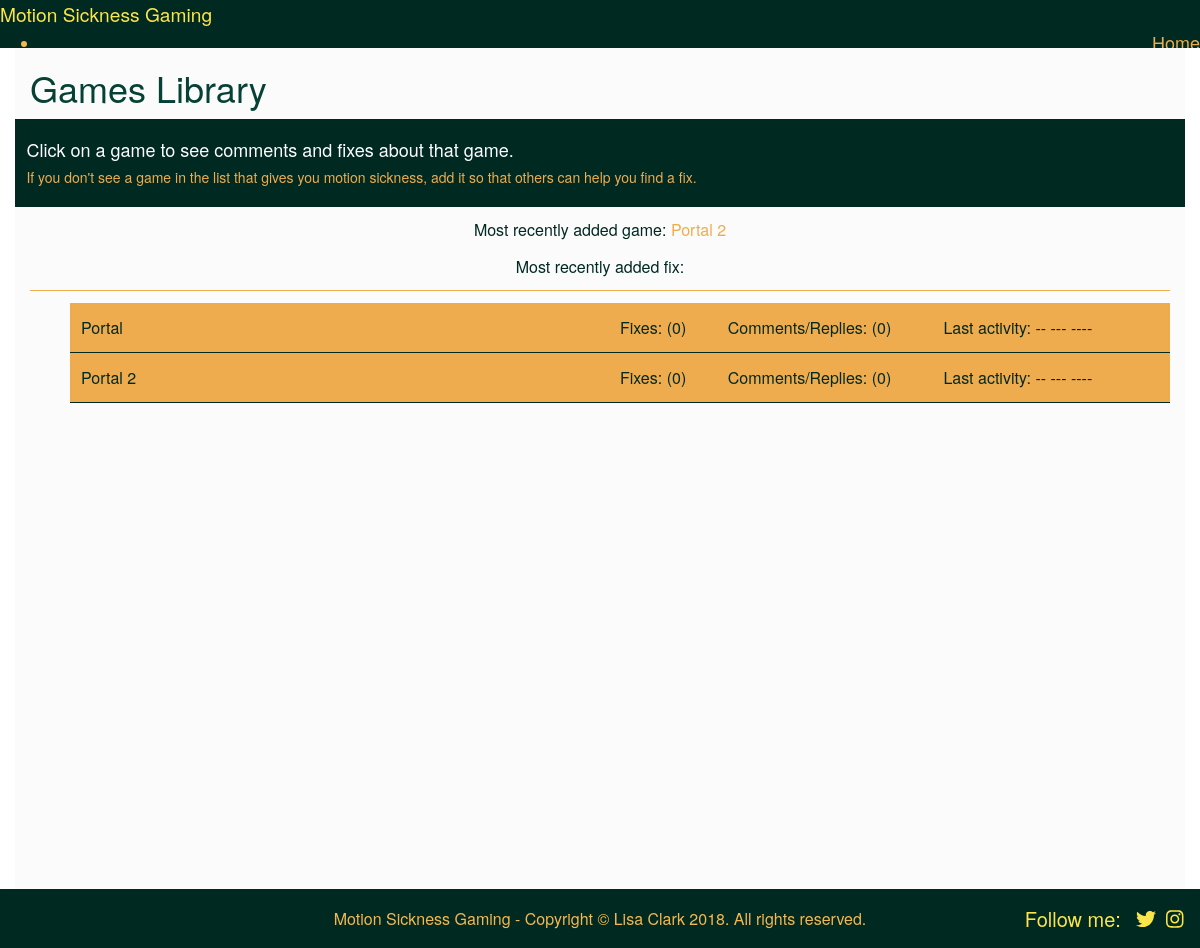
Page /view/php/games.php on the earlier database version.
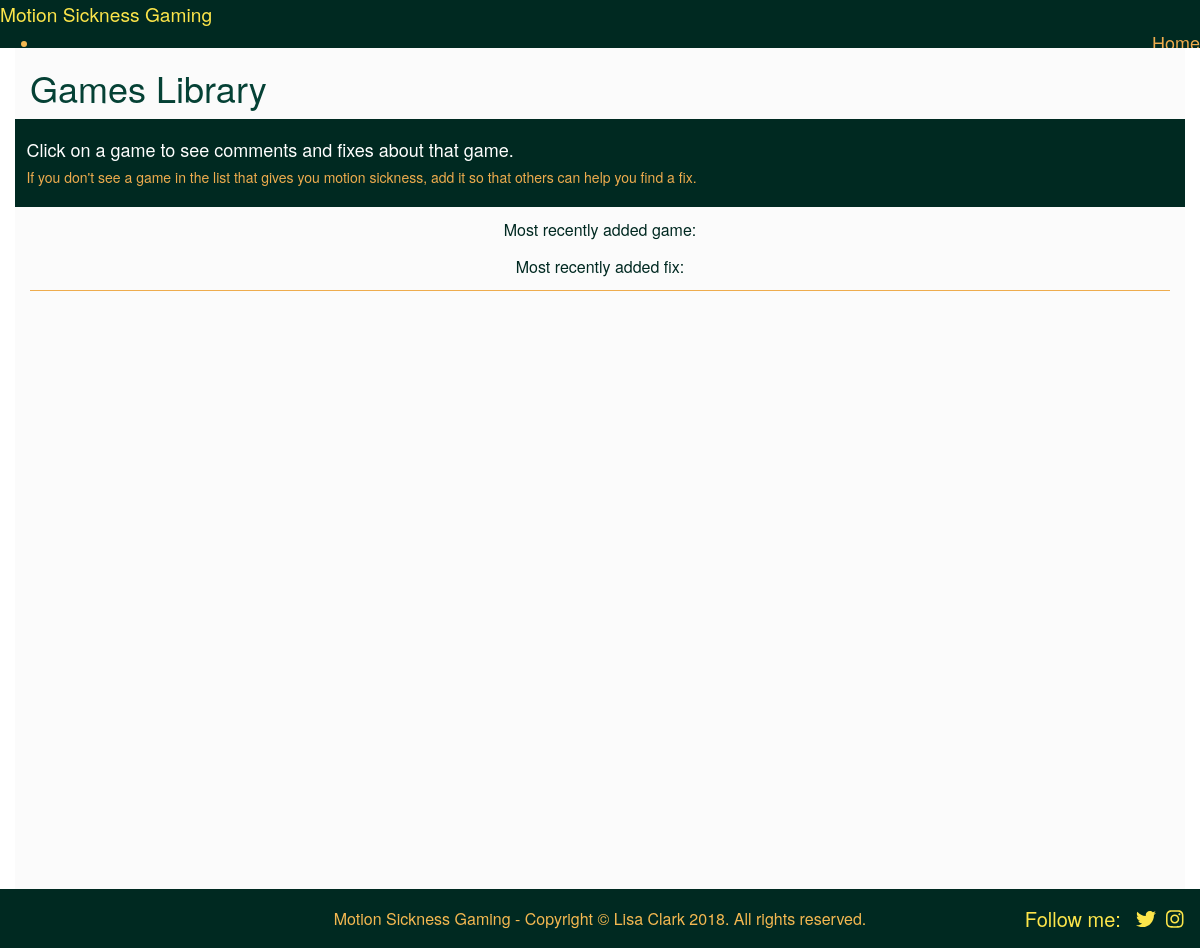
Same page on the later database version.
### tables this page shows
CREATE TABLE `game` (
  `gameID` int(10) UNSIGNED NOT NULL,
  `gameName` varchar(100) NOT NULL,
  `gameThUp` int(10) UNSIGNED NOT NULL,
  `gameThDown` int(10) UNSIGNED NOT NULL,
  `gameDate` datetime NOT NULL DEFAULT CURRENT_TIMESTAMP
);

### model/dbfunctions.php (called while the page is built, shortened)
<?php
function gamelist() {
    $selectgames = "SELECT * from game ORDER BY gameName;";
    include 'connect.php';
    $stmt = $conn->prepare($selectgames);
    $stmt->execute();
    return $staticresult = $stmt->fetchAll(PDO::FETCH_ASSOC);
}
function gamelisturl($gameID) {
    $selectgame = "SELECT gameID, REPLACE(gameName, ' ', '_') as gameName from game WHERE gameID='" . $gameID . "';";
    include 'connect.php';
    $stmt = $conn->prepare($selectgame);
    $stmt->execute();
    return $staticresult = $stmt->fetch(PDO::FETCH_ASSOC);
}
function mostRecentGame() {
    $selectgames = "SELECT * FROM game ORDER BY gameDate DESC LIMIT 1;";
    include 'connect.php';
    $stmt = $conn->prepare($selectgames);
    $stmt->execute();
    return $result = $stmt->fetch(PDO::FETCH_ASSOC);
}
function getFixCount($gameID) {
    $count = "SELECT COUNT(*) as 'count' FROM fix WHERE gameID ='" . $gameID . "' AND user_deleted = false;";
    include 'connect.php';
    $stmt = $conn->prepare($count);
    $stmt->execute();
    return $stmt->fetch(PDO::FETCH_ASSOC);
}
function activityDate($gameID) {
    $date = "SELECT MAX(MaxDate) as 'date' FROM (
	SELECT MAX(fixDateTime) AS 'MaxDate' FROM fix WHERE fix.gameID = '" . $gameID . "'
	UNION
	SELECT MAX(gameCommDateTime) AS 'MaxDate' FROM gamecomm WHERE gamecomm.gameID = '" . $gameID . "'
	UNION
	SELECT MAX(fixReplyDateTime) AS 'MaxDate' FROM fixreply WHERE fixreply.gameID = '" . $gameID . "'
	UNION
    SELECT MAX(fixCommDateTime) AS 'MaxDate' FROM fixcomm WHERE fixcomm.gameID = '" . $gameID . "'
    UNION
    SELECT MAX(replyCommDateTime) AS 'MaxDate' FROM gamereply WHERE gamereply.gameID = '" . $gameID . "'
    ) as x;";
    include 'connect.php';
    $stmt = $conn->prepare($date);
    $stmt->execute();
    return $stmt->fetch(PDO::FETCH_ASSOC);
}
function allCommentsReplies($gameID) {
    $count = "SELECT game.gameID, SUM(IFNULL(a.newcount,0)+IFNULL(b.newcount,0)+IFNULL(c.newcount,0)+IFNULL(d.newcount,0)) AS 'newcount'
    FROM game
    LEFT JOIN (
        SELECT gameID, COUNT(*) AS 'newcount'
        FROM gamecomm
        GROUP BY gameID) a ON a.gameID = game.gameID
    LEFT JOIN (
        SELECT gameID, COUNT(*) AS 'newcount'
        FROM gamereply
        GROUP BY gameID) b ON b.gameID = game.gameID
    LEFT JOIN (
        SELECT gameID, COUNT(*) AS 'newcount'
        FROM fixcomm
        GROUP BY gameID) c ON c.gameID = game.gameID
    LEFT JOIN (
        SELECT gameID, COUNT(*) AS 'newcount'
        FROM fixreply
        GROUP BY gameID) d ON d.gameID = game.gameID
    WHERE game.gameID = '" . $gameID . "';";
    include 'connect.php';
    $stmt = $conn->prepare($count);
    $stmt->execute();
    return $stmt->fetch(PDO::FETCH_ASSOC);
}
?>

### view/php/games.php (the view, shortened to what this page needs)
<?php
    include 'header.php';
    include 'nav.php';
    include '../../model/connect.php';
    include '../../model/dbfunctions.php';
?>
<div class="container page">
    <div class="game-button">
        <h1>Games Library</h1>
    </div>
    <div class="library_info">
        <h4>Click on a game to see comments and fixes about that game.</h4>
        <h5>If you don't see a game in the list that gives you motion sickness, add it so that others can help you find a fix.</h5>
    </div>
            <?php
                $getgame = mostRecentGame();
                $gameurl = gamelisturl($getgame['gameID']);
            ?>
    <div class="recent">
        <p>Most recently added game:
        <a class="index" href="individual_games.php?gameID=<?php echo $getgame['gameID']; ?>&game=<?php echo $gameurl['gameName']; ?>">
            <?php
            echo $getgame['gameName'];
        ?>
        </a></p>
        <p>Most recently added fix:
        </p>
    </div>
    <ul id="gamelist">
        <?php
            $allgames = gamelist();
            foreach($allgames as $row) {
                $count = getFixCount($row['gameID']);
                $count1 = allCommentsReplies($row['gameID']);
                $date = activityDate($row['gameID']);
                $phpdate = strtotime( $date['date'] );
                $mysqldate = date( 'd F Y', $phpdate );
                $url = gamelisturl($row['gameID']);
                echo '<a class="gameurl" id="urlname_' . $row['gameID'] . '" href="individual_games.php?gameID='. $row['gameID'] . '&game='. $url['gameName'] . '">
                <div class="gameforum">
                <div class="gamename">' . $row['gameName'] . '
                </div>
                <div class="fixcount">Fixes: (' . $count['count'] . ')</div> <div class="commcount">Comments/Replies: (' . $count1['newcount'] . ')</div>
                <div class="activity">Last activity: ';
                if(!empty($date['date'])) {
                    echo $mysqldate;
                } else {
                    echo '-- --- ----';
                }
                echo '
                </div>
                </div>
                </a>';
            }
        ?>
    </ul>
</div>
<?php
    include 'footer.php';
?>

### view/php/header.php (shortened to what this page needs)
<!DOCTYPE html>
<html lang="en">
<head>
    <link rel="stylesheet" href="https://unpkg.com/purecss@1.0.0/build/pure-min.css">
    <link rel="stylesheet" href="https://unpkg.com/purecss@1.0.0/build/grids-responsive-min.css">
    <link rel="stylesheet" href="https://netdna.bootstrapcdn.com/font-awesome/4.0.3/css/font-awesome.css">
    <link rel="stylesheet" href="https://maxcdn.bootstrapcdn.com/bootstrap/3.3.7/css/bootstrap.min.css">
    <link rel="stylesheet" href="https://use.fontawesome.com/releases/v5.0.12/css/all.css">
    <link rel="stylesheet" href="../css/image-picker.css">
    <link rel="stylesheet" href="../css/layouts/marketing.css">
    <link rel="stylesheet" href="../css/style.css">
</head>
<body>

### view/php/nav.php (shortened to what this page needs)
<div class="header">
    <div class="custom-wrapper pure-g" id="menu">
        <div class="pure-u-1 pure-u-md-1-3">
            <div class="pure-menu">
                <a href="index.php" class="pure-menu-heading custom-brand">Motion Sickness Gaming</a>
            </div>
        </div>
        <div class="pure-u-2 pure-u-md-1-3">
            <div class="pure-menu pure-menu-horizontal custom-can-transform">
                <ul class="pure-menu-list">
                    <li class="pure-menu-item"><a href="index.php" class="pure-menu-link">Home</a></li>
                </ul>
            </div>
        </div>
    </div>
</div>

### view/php/footer.php (shortened to what this page needs)
    <div class="footer l-box">
        <div class="left"></div>
        <div class="middle">Motion Sickness Gaming - Copyright &#169; Lisa Clark 2018. All rights reserved.</div>
        <div class="right">Follow me: <a href="https://twitter.com/kandigalaxy"><i class="fab fa-twitter"></i></a><a href="https://www.instagram.com/motion_sickness_gaming/"><i class="fab fa-instagram"></i></a></div>
    </div>
</body>
</html>

### view/css/layouts/marketing.css (style rules this page uses)
* { -webkit-box-sizing: border-box; -moz-box-sizing: border-box; box-sizing: border-box; }
body { line-height: 1.7em; color: #002921; font-size: 13px; background-image: url(../../img/background.jpg); background-attachment: fixed; }
h1, h2, h3, h4, h5, h6, label { color: #054135; }
.l-box { padding: 1em; }
.pure-g { letter-spacing: normal; }
a.pure-menu-heading { color: white; font-weight: 400; font-size: 120%; padding-top: .5em; }
.pure-menu-item a { color: #EEAC4E; font-size: 18px; padding-top: .5em; }
.pure-menu-horizontal { text-align: right; }
.footer { background: #002921; position: fixed; bottom: 0; width: 100%; color: #F4B851 }
@media (min-width: 48em) { body { font-size: 16px; } }
.custom-wrapper { background-color: #002921; -webkit-font-smoothing: antialiased; height: 3em; overflow: hidden; -webkit-transition: height 0.5s; -moz-transition: height 0.5s; -ms-transition: height 0.5s; transition: height 0.5s; color: #F4B851; }

### view/css/style.css (style rules this page uses)
a { color: #EEAC4E; }
.page { background: #fbfbfb; min-height: 900px; padding-bottom: 100px; }
.pure-menu-item, .pure-menu-list { z-index: 1; }
.library_info { background-color: #002921; margin-right: -15px; margin-left: -15px; padding: 1% }
.library_info h4 { color: white; }
.library_info h5 { color: #EEAC4E; }
.game-button { margin-bottom: 1%; }
.recent { border-bottom: 1px solid #EEAC4E; text-align: center; margin-top: 0.8%; }
.left { width: 20%; }
.middle { width: 60%; text-align: center; }
.right { width: 20%; text-align: right; font-size: 20px; color: #FCE54A; }
.right a { margin-left: 10px; color: #FCE54A; }
.footer { display: -webkit-box; display: -ms-flexbox; display: flex; }
#gamelist { list-style-type: none; margin-top: 1%; }
.gameforum { display: flex; background-color: #EEAC4E; border-bottom: 1px solid #002921; padding: 1%; color: #002921;; }
.gamename { width: 50%; }
.commcount, .activity { width: 20%; }
.fixcount { width: 10%; }

Differences in the rows shown:
removed game: gameName "Portal 2", count "0", newcount "0"
removed game: gameName "Portal", count "0", newcount "0"
